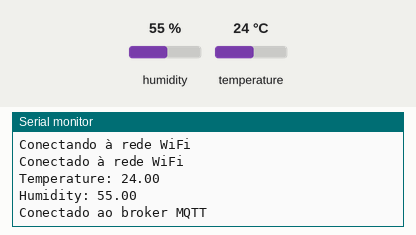
Simulated run of this program. Board: ESP32. On the bench: the last lines printed to the serial monitor. The inputs (shaded band) are chosen by the test bench; at power-on: humidity 55 %, temperature 24 °C. WiFi joins after 1.5 s; servers stay silent unless stated; no MQTT or app messages arrive unless stated.

Above: at 2.7 s.
2.8 s: humidity set to 22 %
At 4.2 s:
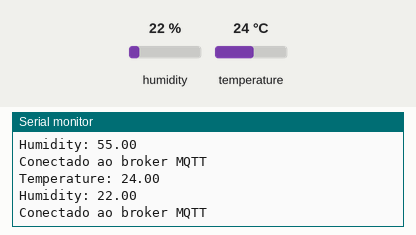
4.3 s: temperature set to 12 °C
5.8 s: humidity set to 40 %
At 10.36 s:
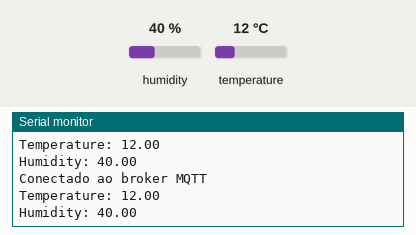
Timing chart, 0 to 11.9 s (numbered marks = the images above; inputs shaded):
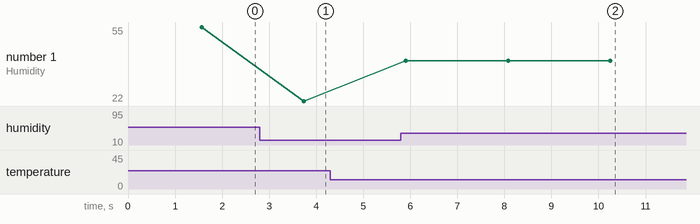

The program:

main.cpp
```cpp
#include <Arduino.h>
#include <AM2320.h>
#include <Wire.h>
#include <PubSubClient.h>
#include <WiFi.h>
#include <string>
#include <Adafruit_Sensor.h>

//Define a o Wi-fi e a Senha que o esp ira se conectar
//mudar para o wifi da minha casa!
// #define SSIDRASP "TCC-Gabriel"
// #define PASS "tccGabriel"

#define SSIDRASP "Wifi"
#define PASS "12345678"


//Define o IP e a porta do Broker para o MQTT
#define RASP_BROKER_IP "192.168.1.223"
#define PORTA 1883

//nome topico publicacao
#define TOPICO  "dispositivo/sala1"

WiFiClient wifiClient;
PubSubClient mqttClient(RASP_BROKER_IP, PORTA, wifiClient);
AM2320 sensor;


void wifiConnect() {
  if (WiFi.status() == WL_CONNECTED) {
    return;
  }
  WiFi.begin(SSIDRASP, PASS);
  Serial.println("Conectando à rede WiFi");
  if (WiFi.waitForConnectResult() != WL_CONNECTED) {
    Serial.println("Não conectado ao WiFi");
    delay(2000);
    ESP.restart();
  }
  Serial.println("");
  Serial.println("Conectado à rede WiFi");
  WiFi.mode(WIFI_STA);
}


void mqtt(String mensagem) {
  if (mqttClient.connect(TOPICO)) {
    Serial.println("Conectado ao broker MQTT");
  } else {
    Serial.println("Falha ao conectar ao broker MQTT");
  }

  if (mqttClient.connected()) {
      mqttClient.publish(TOPICO, mensagem.c_str());
  }
}

void setup() {
  Serial.begin(115200);
  wifiConnect();
  Wire.begin();
  sensor.begin();
}

void loop() {
  String mensagem;
  if (sensor.measure()) {
    Serial.print("Temperature: ");
    Serial.println(sensor.getTemperature());
    Serial.print("Humidity: ");
    Serial.println(sensor.getHumidity());
    mensagem = "Umidade: " + String(sensor.getHumidity()) + ", " + "Temperatura: " + String(sensor.getTemperature());
    //dá para alterar amsg para obter melhor os dados!

  } else {
    // Caso haja um erro na leitura do sensor
    Serial.println("Erro ao ler dados do sensor AM2320");
  }
  mqtt(mensagem);
  delay(2000);
}
```

Measured:
- after the input at 2.8 s, the serial monitor: prints a new line after 0.94 s (image 1)
- after the input at 5.8 s, the serial monitor: prints a new line after 0.11 s (image 2)
- plotted number 1: 55 → 22 after the input at 2.8 s, 22 → 40 after the input at 5.8 s
